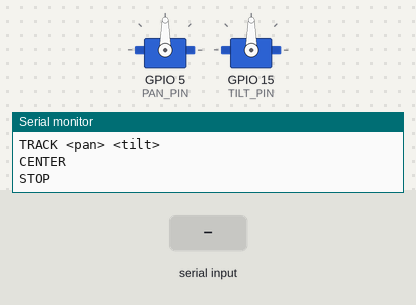
Recording of a sketch running on a simulated ESP32. Parts: 2 × servo, the last lines printed to the serial monitor. The inputs (shaded band) are chosen by the test bench.

Above: at 1.7 s.
1.8 s: "TRACK 90 45\n" received over Serial
At 1.95 s:
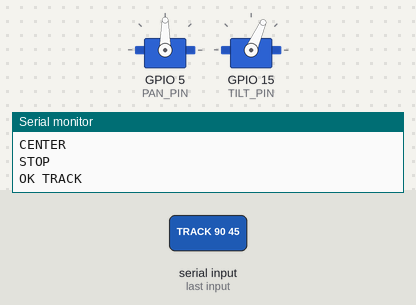
At 3.0 s:
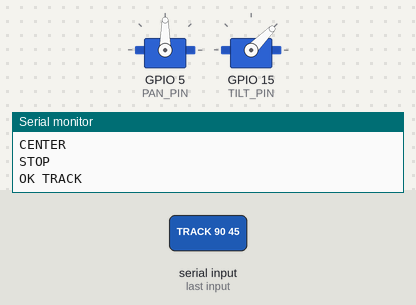
4.8 s: "90,45\n" received over Serial
6.3 s: "MOVE 90 45 200\n" received over Serial
Timing chart, 0 to 9.3 s (numbered marks = the images above; inputs shaded):
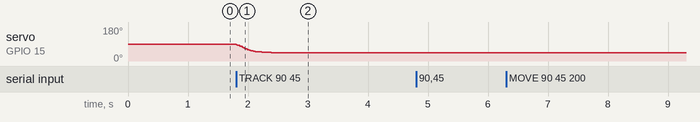

The sketch:

servomanager.ino
```cpp
#include "servo_manager.h"
#include "command_parser.h"

ServoManager servoManager;
CommandParser commandParser;

void setup()
{
    Serial.begin(115200);

    delay(500);

    Serial.println();
    Serial.println("THASHU SERVO MODULE TEST");
    Serial.println("Initializing...");

    if (!servoManager.begin()) {

        Serial.println(
            "SERVO INITIALIZATION FAILED"
        );

        while (true) {
            delay(1000);
        }
    }

    commandParser.begin(&servoManager);

    Serial.println("SERVOS READY");

    Serial.println(
        "Commands:"
    );

    Serial.println(
        "MOVE <pan> <tilt> <duration>"
    );

    Serial.println(
        "TRACK <pan> <tilt>"
    );

    Serial.println("CENTER");
    Serial.println("STOP");
}

void loop()
{
    // Servo control gets serviced continuously.
    servoManager.update();

    // Serial parser is completely non-blocking.
    commandParser.update();
}
```

command_parser.cpp
```cpp
#include "command_parser.h"
#include "servo_manager.h"

#include <Arduino.h>
#include <stdio.h>
#include <string.h>

void CommandParser::begin(
    ServoManager* servoManager
)
{
    servo = servoManager;

    bufferIndex = 0;
    buffer[0] = '\0';
}

void CommandParser::update()
{
    while (Serial.available() > 0) {

        char c = Serial.read();

        // ----------------------------------------------------
        // End of command
        // ----------------------------------------------------

        if (c == '\n' || c == '\r') {

            if (bufferIndex > 0) {

                buffer[bufferIndex] = '\0';

                processCommand(buffer);

                bufferIndex = 0;
                buffer[0] = '\0';
            }

            continue;
        }

        // ----------------------------------------------------
        // Store character
        // ----------------------------------------------------

        if (bufferIndex < BUFFER_SIZE - 1) {

            buffer[bufferIndex++] = c;

        } else {

            // Buffer overflow.
            // Discard the current command safely.

            bufferIndex = 0;
            buffer[0] = '\0';

            Serial.println("ERR COMMAND TOO LONG");
        }
    }
}

// ============================================================
// COMMAND PROCESSING
// ============================================================

void CommandParser::processCommand(
    const char* command
)
{
    if (servo == nullptr) {
        return;
    }

    // --------------------------------------------------------
    // MOVE
    // --------------------------------------------------------

    float pan;
    float tilt;
    unsigned long duration;

    if (sscanf(
            command,
            "MOVE %f %f %lu",
            &pan,
            &tilt,
            &duration
        ) == 3) {

        if (duration < 100) {
            duration = 100;
        }

        servo->moveTo(
            pan,
            tilt,
            duration
        );

        Serial.println("OK MOVE");

        return;
    }

    // --------------------------------------------------------
    // TRACK
    // --------------------------------------------------------

    if (sscanf(
            command,
            "TRACK %f %f",
            &pan,
            &tilt
        ) == 2) {

        servo->track(
            pan,
            tilt
        );

        Serial.println("OK TRACK");

        return;
    }

    // --------------------------------------------------------
    // CENTER
    // --------------------------------------------------------

    if (
        strcasecmp(command, "CENTER") == 0
    ) {

        servo->center();

        Serial.println("OK CENTER");

        return;
    }

    // --------------------------------------------------------
    // STOP
    // --------------------------------------------------------

    if (
        strcasecmp(command, "STOP") == 0
    ) {

        servo->stop();

        Serial.println("OK STOP");

        return;
    }

    // --------------------------------------------------------
    // Unknown command
    // --------------------------------------------------------

    Serial.println("ERR UNKNOWN COMMAND");
}
```

command_parser.h
```cpp
#pragma once

#include <stddef.h>

class ServoManager;

class CommandParser {
public:
    void begin(ServoManager* servoManager);

    void update();

private:
    static constexpr size_t BUFFER_SIZE = 96;

    char buffer[BUFFER_SIZE];
    size_t bufferIndex = 0;

    ServoManager* servo = nullptr;

    void processCommand(const char* command);
};
```

servo_manager.cpp
```cpp
#include "servo_manager.h"
#include <ESP32Servo.h>
#include <math.h>

// ============================================================
// PIN CONFIGURATION
// ============================================================

static constexpr int PAN_PIN  = 5;
static constexpr int TILT_PIN = 15;

// ============================================================
// SERVO LIMITS
// ============================================================

static constexpr float PAN_MIN  = 45.0f;
static constexpr float PAN_MAX  = 135.0f;

static constexpr float TILT_MIN = 30.0f;
static constexpr float TILT_MAX = 135.0f;

static constexpr float CENTER_ANGLE = 90.0f;

// ============================================================
// PWM CONFIGURATION
// ============================================================

static constexpr int SERVO_MIN_US = 500;
static constexpr int SERVO_MAX_US = 2400;

static constexpr int SERVO_FREQUENCY = 50;

// ============================================================
// UPDATE RATE
// ============================================================

static constexpr unsigned long UPDATE_INTERVAL_MS = 20;

// ============================================================
// TRACKING CONFIGURATION
// ============================================================

static constexpr float TRACK_GAIN = 0.15f;
static constexpr float TRACK_MAX_STEP = 3.0f;
static constexpr float TRACK_MIN_STEP = 0.15f;

// ============================================================
// INTERNAL STATE
// ============================================================

enum class MotionMode {
    IDLE,
    MOVE,
    TRACK,
    STOP
};

struct ServoAxis {
    float currentAngle;
    float startAngle;
    float targetAngle;

    unsigned long startTime;
    unsigned long duration;

    bool moving;
};

static Servo panServo;
static Servo tiltServo;

static ServoAxis pan = {
    CENTER_ANGLE,
    CENTER_ANGLE,
    CENTER_ANGLE,
    0,
    0,
    false
};

static ServoAxis tilt = {
    CENTER_ANGLE,
    CENTER_ANGLE,
    CENTER_ANGLE,
    0,
    0,
    false
};

static MotionMode mode = MotionMode::IDLE;

static float trackingPanTarget  = CENTER_ANGLE;
static float trackingTiltTarget = CENTER_ANGLE;

static unsigned long lastUpdate = 0;

// ============================================================
// HELPER FUNCTIONS
// ============================================================

static float limitPan(float angle)
{
    return constrain(angle, PAN_MIN, PAN_MAX);
}

static float limitTilt(float angle)
{
    return constrain(angle, TILT_MIN, TILT_MAX);
}

static float easeInOutCubic(float t)
{
    if (t < 0.5f) {
        return 4.0f * t * t * t;
    }

    float f = (2.0f * t) - 2.0f;

    return 0.5f * f * f * f + 1.0f;
}

// Convert 0-180 degree position into servo pulse width.
static int angleToMicroseconds(float angle)
{
    angle = constrain(angle, 0.0f, 180.0f);

    float ratio = angle / 180.0f;

    return SERVO_MIN_US +
           (int)round(
               ratio *
               (SERVO_MAX_US - SERVO_MIN_US)
           );
}

static void writePan(float angle)
{
    panServo.writeMicroseconds(
        angleToMicroseconds(angle)
    );
}

static void writeTilt(float angle)
{
    tiltServo.writeMicroseconds(
        angleToMicroseconds(angle)
    );
}

// ============================================================
// NORMAL MOVE
// ============================================================

static void startMove(
    ServoAxis &axis,
    float target,
    unsigned long duration
)
{
    axis.startAngle = axis.currentAngle;
    axis.targetAngle = target;

    axis.startTime = millis();
    axis.duration = duration;

    axis.moving = true;
}

static void updateMove(
    ServoAxis &axis,
    bool isPan
)
{
    if (!axis.moving) {
        return;
    }

    unsigned long elapsed =
        millis() - axis.startTime;

    if (elapsed >= axis.duration) {

        axis.currentAngle =
            axis.targetAngle;

        axis.moving = false;

    } else {

        float t =
            (float)elapsed /
            (float)axis.duration;

        float easedT =
            easeInOutCubic(t);

        axis.currentAngle =
            axis.startAngle +
            (
                axis.targetAngle -
                axis.startAngle
            ) * easedT;
    }

    if (isPan) {
        writePan(axis.currentAngle);
    } else {
        writeTilt(axis.currentAngle);
    }
}

// ============================================================
// TRACKING
// ============================================================

static void updateTracking(
    ServoAxis &axis,
    float target,
    bool isPan
)
{
    float difference =
        target - axis.currentAngle;

    float absoluteDifference =
        fabs(difference);

    if (absoluteDifference < 0.01f) {
        axis.currentAngle = target;
    } else {

        float step =
            absoluteDifference * TRACK_GAIN;

        step = constrain(
            step,
            TRACK_MIN_STEP,
            TRACK_MAX_STEP
        );

        if (difference > 0.0f) {
            axis.currentAngle += step;
        } else {
            axis.currentAngle -= step;
        }
    }

    if (isPan) {
        axis.currentAngle =
            limitPan(axis.currentAngle);

        writePan(axis.currentAngle);

    } else {
        axis.currentAngle =
            limitTilt(axis.currentAngle);

        writeTilt(axis.currentAngle);
    }
}

// ============================================================
// PUBLIC API
// ============================================================

bool ServoManager::begin()
{
    // Explicit timer allocation is required
    // for our verified ESP32Servo setup.

    ESP32PWM::allocateTimer(0);
    ESP32PWM::allocateTimer(1);

    panServo.setPeriodHertz(
        SERVO_FREQUENCY
    );

    tiltServo.setPeriodHertz(
        SERVO_FREQUENCY
    );

    panServo.attach(
        PAN_PIN,
        SERVO_MIN_US,
        SERVO_MAX_US
    );

    tiltServo.attach(
        TILT_PIN,
        SERVO_MIN_US,
        SERVO_MAX_US
    );

    if (!panServo.attached() ||
        !tiltServo.attached()) {

        return false;
    }

    pan.currentAngle = CENTER_ANGLE;
    pan.startAngle = CENTER_ANGLE;
    pan.targetAngle = CENTER_ANGLE;

    tilt.currentAngle = CENTER_ANGLE;
    tilt.startAngle = CENTER_ANGLE;
    tilt.targetAngle = CENTER_ANGLE;

    trackingPanTarget = CENTER_ANGLE;
    trackingTiltTarget = CENTER_ANGLE;

    writePan(CENTER_ANGLE);
    writeTilt(CENTER_ANGLE);

    mode = MotionMode::IDLE;

    lastUpdate = millis();

    return true;
}

void ServoManager::update()
{
    unsigned long now = millis();

    if (now - lastUpdate <
        UPDATE_INTERVAL_MS) {

        return;
    }

    lastUpdate = now;

    if (mode == MotionMode::MOVE) {

        updateMove(pan, true);
        updateMove(tilt, false);

        if (!pan.moving &&
            !tilt.moving) {

            mode = MotionMode::IDLE;
        }

    } else if (mode == MotionMode::TRACK) {

        updateTracking(
            pan,
            trackingPanTarget,
            true
        );

        updateTracking(
            tilt,
            trackingTiltTarget,
            false
        );
    }
}

void ServoManager::moveTo(
    float panAngle,
    float tiltAngle,
    unsigned long durationMs
)
{
    panAngle = limitPan(panAngle);
    tiltAngle = limitTilt(tiltAngle);

    if (durationMs < 20) {
        durationMs = 20;
    }

    startMove(
        pan,
        panAngle,
        durationMs
    );

    startMove(
        tilt,
        tiltAngle,
        durationMs
    );

    mode = MotionMode::MOVE;
}

void ServoManager::track(
    float panAngle,
    float tiltAngle
)
{
    trackingPanTarget =
        limitPan(panAngle);

    trackingTiltTarget =
        limitTilt(tiltAngle);

    mode = MotionMode::TRACK;
}

void ServoManager::center()
{
    moveTo(
        CENTER_ANGLE,
        CENTER_ANGLE,
        800
    );
}

void ServoManager::stop()
{
    pan.moving = false;
    tilt.moving = false;

    trackingPanTarget =
        pan.currentAngle;

    trackingTiltTarget =
        tilt.currentAngle;

    mode = MotionMode::STOP;
}

bool ServoManager::isMoving() const
{
    return pan.moving ||
           tilt.moving;
}

float ServoManager::getPanAngle() const
{
    return pan.currentAngle;
}

float ServoManager::getTiltAngle() const
{
    return tilt.currentAngle;
}
```

servo_manager.h
```cpp
#pragma once

class ServoManager {
public:
    bool begin();

    void update();

    void moveTo(float pan, float tilt, unsigned long durationMs);

    void track(float pan, float tilt);

    void center();

    void stop();

    bool isMoving() const;

    float getPanAngle() const;

    float getTiltAngle() const;
};
```

Measured:
- after the input at 1.8 s, servo on GPIO 15 (TILT_PIN): moves from 90° to 45° over 0.58 s, starting at once
